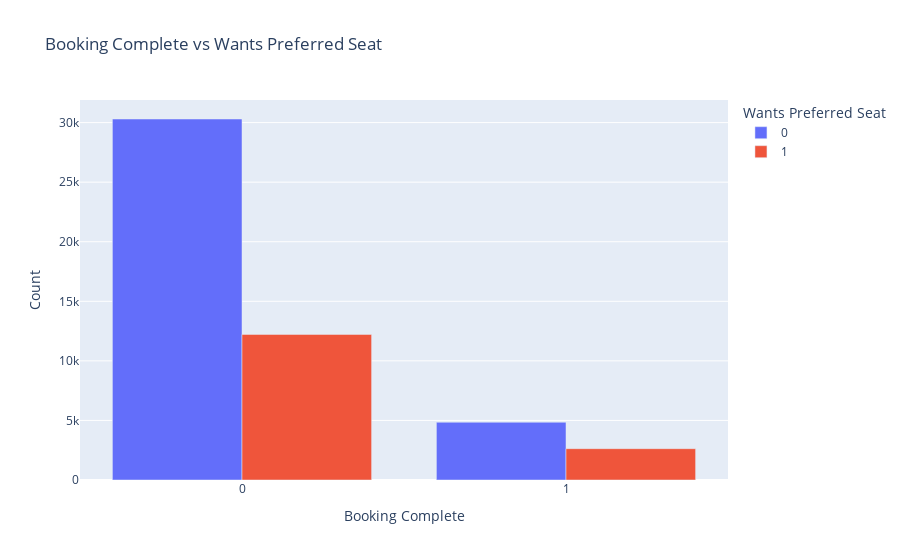

The cell this chart's notebook holds for it:
### Code cell
# Create a contingency table
contingency_table = pd.crosstab(df['booking_complete'], df['wants_preferred_seat'])

# Melt the contingency table
melted_table = contingency_table.reset_index().melt(id_vars='booking_complete', var_name='wants_preferred_seat', value_name='count')

# Generate the bar chart
fig = px.bar(melted_table, x='booking_complete', y='count', color='wants_preferred_seat',
             title='Booking Complete vs Wants Preferred Seat',
             labels={'booking_complete': 'Booking Complete', 'count': 'Count', 'wants_preferred_seat': 'Wants Preferred Seat'},
             barmode='group')

fig.show()

### Figure 1 — Plotly figure (JSON) as saved in the notebook; plotly's stock layout.template omitted (floating-point values rounded to 4 significant figures)
{"data": [{"alignmentgroup": "True", "hovertemplate": "Wants Preferred Seat=0<br>Booking Complete=%{x}<br>Count=%{y}<extra></extra>", "legendgroup": "0", "marker": {"color": "#636efa", "pattern": {"shape": ""}}, "name": "0", "offsetgroup": "0", "orientation": "v", "showlegend": true, "textposition": "auto", "type": "bar", "x": [0, 1], "xaxis": "x", "y": [30303, 4849], "yaxis": "y"}, {"alignmentgroup": "True", "hovertemplate": "Wants Preferred Seat=1<br>Booking Complete=%{x}<br>Count=%{y}<extra></extra>", "legendgroup": "1", "marker": {"color": "#EF553B", "pattern": {"shape": ""}}, "name": "1", "offsetgroup": "1", "orientation": "v", "showlegend": true, "textposition": "auto", "type": "bar", "x": [0, 1], "xaxis": "x", "y": [12219, 2629], "yaxis": "y"}], "layout": {"barmode": "group", "legend": {"title": {"text": "Wants Preferred Seat"}, "tracegroupgap": 0}, "title": {"text": "Booking Complete vs Wants Preferred Seat"}, "xaxis": {"anchor": "y", "domain": [0, 1], "title": {"text": "Booking Complete"}}, "yaxis": {"anchor": "x", "domain": [0, 1], "title": {"text": "Count"}}}}
